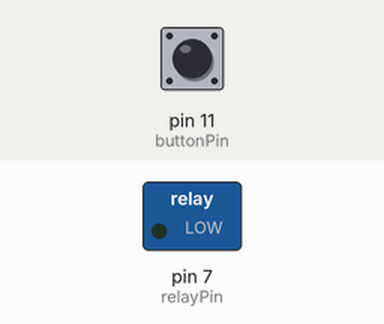
Simulated run of this sketch. Board: Arduino Uno, built with avr-gcc and run on an emulated ATmega328P. On the bench: switched loads named in the sketch (green lamp = pin HIGH). The inputs (shaded band) are chosen by the test bench; at power-on: pin 11 (buttonPin) HIGH.

Above: at 1.2 s.
1.3 s: pin 11 (buttonPin) pulled LOW for 0.15 s
At 2.1 s:
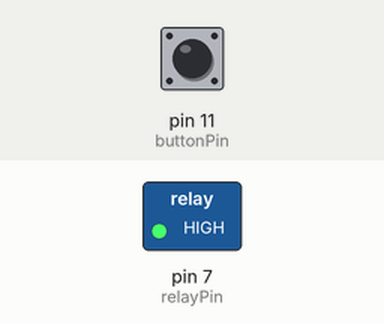
2.9 s: pin 11 (buttonPin) pulled LOW for 1 s
At 3.3 s:
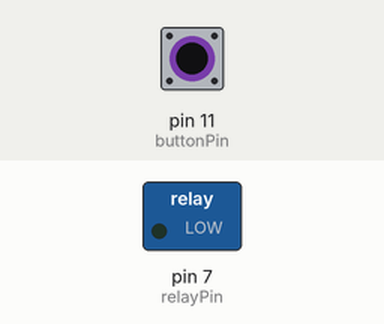
5.4 s: pin 11 (buttonPin) pulled LOW for 3.2 s
At 6.4 s:
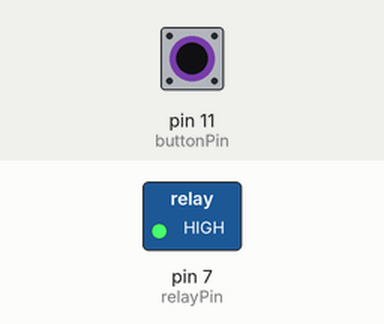
Timing chart, 0 to 8.4 s (numbered marks = the images above; inputs shaded):
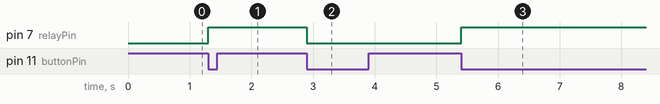

The sketch:

relay_button.ino
```cpp
int relayPin = 7;
int buttonPin = 11;
bool relayState=LOW;
int buttonState;
int prevButtonState = HIGH;

void setup() {
  pinMode(relayPin, OUTPUT);
  pinMode(buttonPin, INPUT_PULLUP);

}

void loop() {
  digitalWrite(relayPin, relayState);

  buttonState = digitalRead(buttonPin);

  if (buttonState == LOW && prevButtonState == HIGH) {

    relayState = !relayState;
    digitalWrite(relayPin, relayState);

    delay(50);
  }
  prevButtonState = buttonState;
}
```

Measured:
- after the input at 1.3 s, pin 7 (relayPin): LOW → HIGH at once
- after the input at 2.9 s, pin 7 (relayPin): HIGH → LOW at once
- after the input at 5.4 s, pin 7 (relayPin): LOW → HIGH at once
